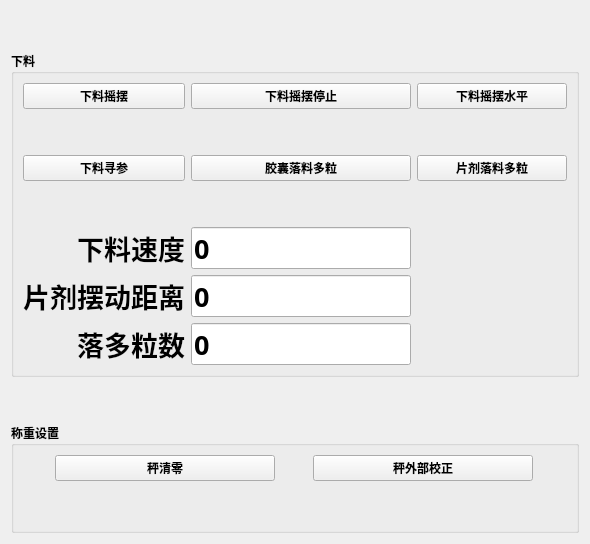
       <widget class="QWidget" name="tab_6">
        <attribute name="title">
         <string/>
        </attribute>
        <layout class="QVBoxLayout" name="verticalLayout_2">
         <item>
          <spacer name="verticalSpacer_2">
           <property name="orientation">
            <enum>Qt::Vertical</enum>
           </property>
           <property name="sizeHint" stdset="0">
            <size>
             <width>20</width>
             <height>40</height>
            </size>
           </property>
          </spacer>
         </item>
         <item>
          <widget class="QGroupBox" name="groupBox_9">
           <property name="font">
            <font>
             <family>楷体</family>
             <weight>75</weight>
             <bold>true</bold>
            </font>
           </property>
           <property name="title">
            <string>下料</string>
           </property>
           <layout class="QGridLayout" name="gridLayout_12">
            <item row="3" column="1">
             <spacer name="verticalSpacer_17">
              <property name="orientation">
               <enum>Qt::Vertical</enum>
              </property>
              <property name="sizeHint" stdset="0">
               <size>
                <width>20</width>
                <height>40</height>
               </size>
              </property>
             </spacer>
            </item>
            <item row="1" column="1">
             <spacer name="verticalSpacer_19">
              <property name="orientation">
               <enum>Qt::Vertical</enum>
              </property>
              <property name="sizeHint" stdset="0">
               <size>
                <width>20</width>
                <height>40</height>
               </size>
              </property>
             </spacer>
            </item>
            <item row="2" column="1">
             <widget class="QPushButton" name="pB_cmdFeedFive">
              <property name="minimumSize">
               <size>
                <width>150</width>
                <height>0</height>
               </size>
              </property>
              <property name="maximumSize">
               <size>
                <width>220</width>
                <height>16777215</height>
               </size>
              </property>
              <property name="font">
               <font>
                <family>楷体</family>
                <weight>75</weight>
                <bold>true</bold>
               </font>
              </property>
              <property name="text">
               <string>胶囊落料多粒</string>
              </property>
             </widget>
            </item>
            <item row="6" column="0">
             <widget class="QLabel" name="label_62">
              <property name="minimumSize">
               <size>
                <width>150</width>
                <height>0</height>
               </size>
              </property>
              <property name="maximumSize">
               <size>
                <width>220</width>
                <height>232323</height>
               </size>
              </property>
              <property name="font">
               <font>
                <family>楷体</family>
                <pointsize>20</pointsize>
                <weight>75</weight>
                <italic>false</italic>
                <bold>true</bold>
               </font>
              </property>
              <property name="text">
               <string>落多粒数</string>
              </property>
              <property name="alignment">
               <set>Qt::AlignRight|Qt::AlignTrailing|Qt::AlignVCenter</set>
              </property>
             </widget>
            </item>
            <item row="0" column="2">
             <widget class="QPushButton" name="pB_cmdFeedshakelevel">
              <property name="minimumSize">
               <size>
                <width>150</width>
                <height>0</height>
               </size>
              </property>
              <property name="maximumSize">
               <size>
                <width>220</width>
                <height>16777215</height>
               </size>
              </property>
              <property name="font">
               <font>
                <family>楷体</family>
                <weight>75</weight>
                <bold>true</bold>
               </font>
              </property>
              <property name="text">
               <string>下料摇摆水平</string>
              </property>
             </widget>
            </item>
            <item row="2" column="0">
             <widget class="QPushButton" name="pB_cmdFeedhome">
              <property name="minimumSize">
               <size>
                <width>150</width>
                <height>0</height>
               </size>
              </property>
              <property name="maximumSize">
               <size>
                <width>220</width>
                <height>16777215</height>
               </size>
              </property>
              <property name="font">
               <font>
                <family>楷体</family>
                <weight>75</weight>
                <bold>true</bold>
               </font>
              </property>
              <property name="text">
               <string>下料寻参</string>
              </property>
             </widget>
            </item>
            <item row="5" column="0">
             <widget class="QLabel" name="label_30">
              <property name="sizePolicy">
               <sizepolicy hsizetype="Preferred" vsizetype="Preferred">
                <horstretch>0</horstretch>
                <verstretch>0</verstretch>
               </sizepolicy>
              </property>
              <property name="minimumSize">
               <size>
                <width>150</width>
                <height>30</height>
               </size>
              </property>
              <property name="maximumSize">
               <size>
                <width>220</width>
                <height>30</height>
               </size>
              </property>
              <property name="font">
               <font>
                <family>楷体</family>
                <pointsize>20</pointsize>
                <weight>75</weight>
                <italic>false</italic>
                <bold>true</bold>
               </font>
              </property>
              <property name="styleSheet">
               <string notr="true"/>
              </property>
              <property name="text">
               <string>片剂摆动距离</string>
              </property>
              <property name="alignment">
               <set>Qt::AlignRight|Qt::AlignTrailing|Qt::AlignVCenter</set>
              </property>
             </widget>
            </item>
            <item row="6" column="1">
             <widget class="QLineEdit" name="lE_MultiCount">
              <property name="sizePolicy">
               <sizepolicy hsizetype="Expanding" vsizetype="Fixed">
                <horstretch>0</horstretch>
                <verstretch>0</verstretch>
               </sizepolicy>
              </property>
              <property name="minimumSize">
               <size>
                <width>150</width>
                <height>42</height>
               </size>
              </property>
              <property name="maximumSize">
               <size>
                <width>220</width>
                <height>42</height>
               </size>
              </property>
              <property name="font">
               <font>
                <family>宋体</family>
                <pointsize>20</pointsize>
                <weight>75</weight>
                <italic>false</italic>
                <bold>true</bold>
               </font>
              </property>
              <property name="text">
               <string>0</string>
              </property>
             </widget>
            </item>
            <item row="0" column="0">
             <widget class="QPushButton" name="pB_cmdFeedShake">
              <property name="minimumSize">
               <size>
                <width>150</width>
                <height>0</height>
               </size>
              </property>
              <property name="maximumSize">
               <size>
                <width>220</width>
                <height>16777215</height>
               </size>
              </property>
              <property name="font">
               <font>
                <family>楷体</family>
                <weight>75</weight>
                <bold>true</bold>
               </font>
              </property>
              <property name="text">
               <string>下料摇摆</string>
              </property>
             </widget>
            </item>
            <item row="0" column="1">
             <widget class="QPushButton" name="pB_cmdFeedshakestop">
              <property name="minimumSize">
               <size>
                <width>150</width>
                <height>0</height>
               </size>
              </property>
              <property name="maximumSize">
               <size>
                <width>220</width>
                <height>16777215</height>
               </size>
              </property>
              <property name="font">
               <font>
                <family>楷体</family>
                <weight>75</weight>
                <bold>true</bold>
               </font>
              </property>
              <property name="text">
               <string>下料摇摆停止</string>
              </property>
             </widget>
            </item>
            <item row="4" column="1">
             <widget class="QLineEdit" name="lE_FeedOveride">
              <property name="minimumSize">
               <size>
                <width>150</width>
                <height>42</height>
               </size>
              </property>
              <property name="maximumSize">
               <size>
                <width>220</width>
                <height>42</height>
               </size>
              </property>
              <property name="font">
               <font>
                <family>宋体</family>
                <pointsize>20</pointsize>
                <weight>75</weight>
                <italic>false</italic>
                <bold>true</bold>
               </font>
              </property>
              <property name="text">
               <string>0</string>
              </property>
             </widget>
            </item>
            <item row="5" column="1">
             <widget class="QLineEdit" name="lE_Feed_shakeoffset">
              <property name="minimumSize">
               <size>
                <width>150</width>
                <height>42</height>
               </size>
              </property>
              <property name="maximumSize">
               <size>
                <width>220</width>
                <height>42</height>
               </size>
              </property>
              <property name="font">
               <font>
                <family>宋体</family>
                <pointsize>20</pointsize>
                <weight>75</weight>
                <italic>false</italic>
                <bold>true</bold>
               </font>
              </property>
              <property name="styleSheet">
               <string notr="true"/>
              </property>
              <property name="text">
               <string>0</string>
              </property>
             </widget>
            </item>
            <item row="2" column="2">
             <widget class="QPushButton" name="pB_cmdFeedShakefive">
              <property name="minimumSize">
               <size>
                <width>150</width>
                <height>0</height>
               </size>
              </property>
              <property name="maximumSize">
               <size>
                <width>220</width>
                <height>16777215</height>
               </size>
              </property>
              <property name="font">
               <font>
                <family>楷体</family>
                <weight>75</weight>
                <bold>true</bold>
               </font>
              </property>
              <property name="text">
               <string>片剂落料多粒</string>
              </property>
             </widget>
            </item>
            <item row="4" column="0">
             <widget class="QLabel" name="label_57">
              <property name="minimumSize">
               <size>
                <width>150</width>
                <height>0</height>
               </size>
              </property>
              <property name="maximumSize">
               <size>
                <width>220</width>
                <height>16777215</height>
               </size>
              </property>
              <property name="font">
               <font>
                <family>楷体</family>
                <pointsize>20</pointsize>
                <weight>75</weight>
                <italic>false</italic>
                <bold>true</bold>
               </font>
              </property>
              <property name="text">
               <string>下料速度</string>
              </property>
              <property name="alignment">
               <set>Qt::AlignRight|Qt::AlignTrailing|Qt::AlignVCenter</set>
              </property>
             </widget>
            </item>
           </layout>
          </widget>
         </item>
         <item>
          <spacer name="verticalSpacer_3">
           <property name="orientation">
            <enum>Qt::Vertical</enum>
           </property>
           <property name="sizeHint" stdset="0">
            <size>
             <width>20</width>
             <height>40</height>
            </size>
           </property>
          </spacer>
         </item>
         <item>
          <widget class="QGroupBox" name="groupBox_5">
           <property name="font">
            <font>
             <family>楷体</family>
             <weight>75</weight>
             <bold>true</bold>
            </font>
           </property>
           <property name="title">
            <string>称重设置</string>
           </property>
           <property name="flat">
            <bool>false</bool>
           </property>
           <layout class="QVBoxLayout" name="verticalLayout_10">
            <item>
             <layout class="QHBoxLayout" name="horizontalLayout">
              <item>
               <widget class="QPushButton" name="pB_cmdScaleTire">
                <property name="minimumSize">
                 <size>
                  <width>220</width>
                  <height>0</height>
                 </size>
                </property>
                <property name="maximumSize">
                 <size>
                  <width>220</width>
                  <height>16777215</height>
                 </size>
                </property>
                <property name="font">
                 <font>
                  <family>楷体</family>
                  <weight>75</weight>
                  <bold>true</bold>
                 </font>
                </property>
                <property name="text">
                 <string>秤清零</string>
                </property>
               </widget>
              </item>
              <item>
               <widget class="QPushButton" name="pB_cmdScaleCalibExt">
                <property name="minimumSize">
                 <size>
                  <width>220</width>
                  <height>0</height>
                 </size>
                </property>
                <property name="maximumSize">
                 <size>
                  <width>220</width>
                  <height>16777215</height>
                 </size>
                </property>
                <property name="font">
                 <font>
                  <family>楷体</family>
                  <weight>75</weight>
                  <bold>true</bold>
                 </font>
                </property>
                <property name="text">
                 <string>秤外部校正</string>
                </property>
               </widget>
              </item>
             </layout>
            </item>
            <item>
             <spacer name="verticalSpacer_4">
              <property name="orientation">
               <enum>Qt::Vertical</enum>
              </property>
              <property name="sizeHint" stdset="0">
               <size>
                <width>20</width>
                <height>40</height>
               </size>
              </property>
             </spacer>
            </item>
           </layout>
          </widget>
         </item>
        </layout>
       </widget>
